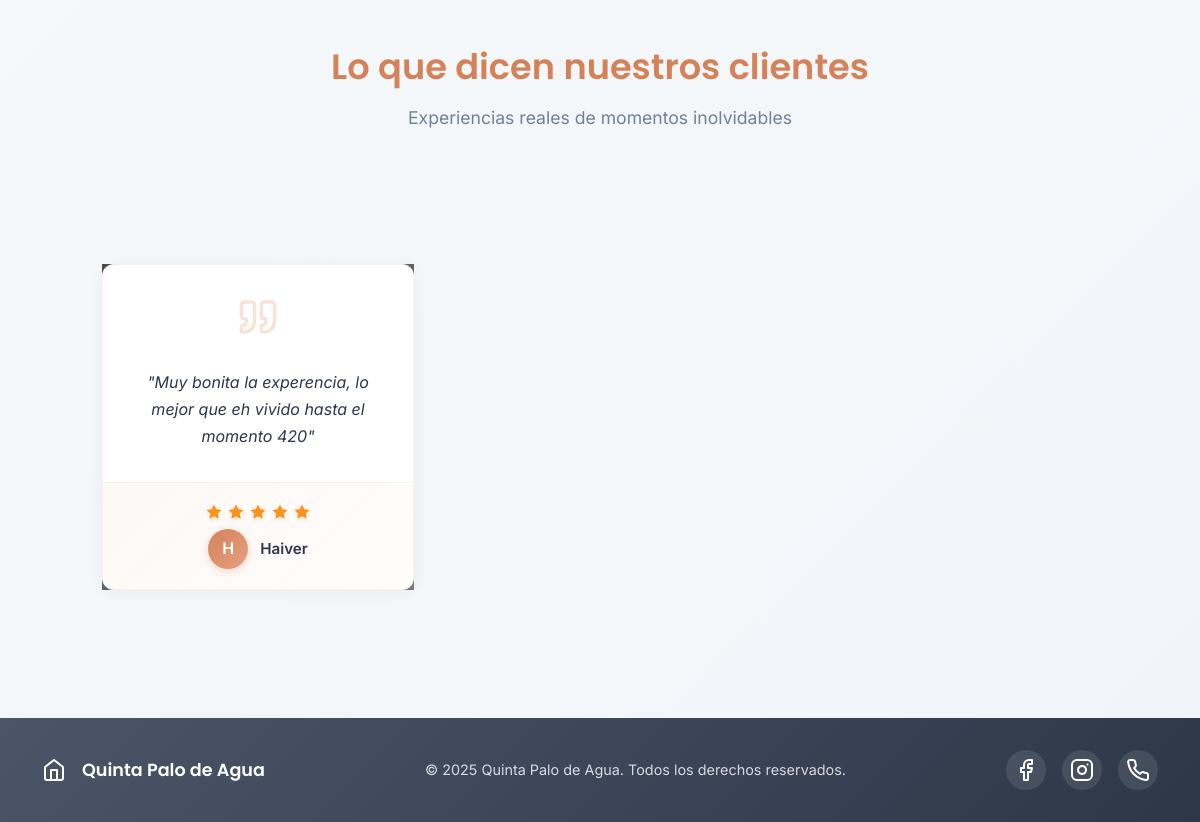
The app's page / (lower part), older data.
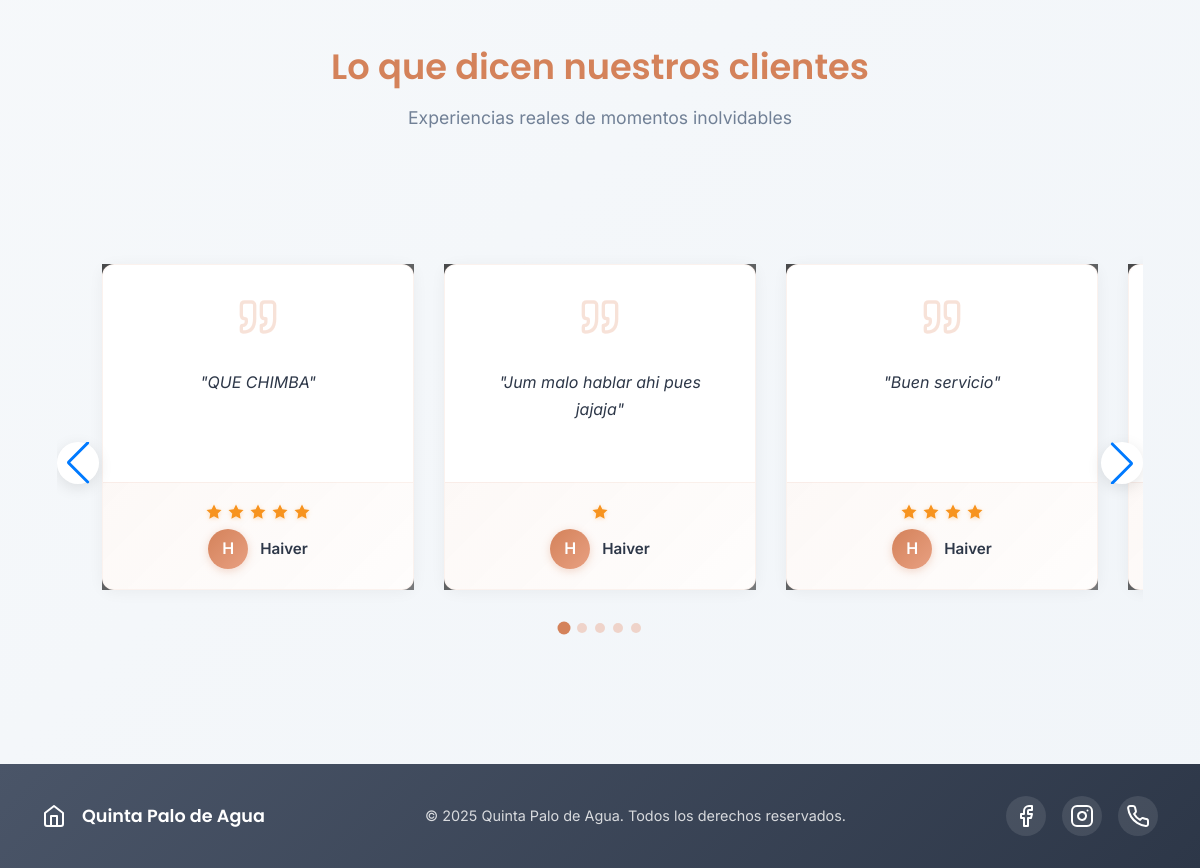
The same page, newer data.
### reservas/models.py (models this page shows, shortened)
class Resena(models.Model):
    reserva = models.OneToOneField(Reserva, on_delete=models.CASCADE, related_name='resena')
    usuario = models.ForeignKey(User, on_delete=models.CASCADE)
    calificacion = models.PositiveIntegerField(choices=[(i, f'{i} estrellas') for i in range(1, 6)])
    comentario = models.TextField(max_length=500)
    fecha_creacion = models.DateTimeField(auto_now_add=True)
    aprobada = models.BooleanField(default=False)
    class Meta:
        ordering = ['-fecha_creacion']

### core/views.py (the view)
# urls.py: path('', views.index, name='index'), # La '' significa la raíz (página de inicio)
def index(request):
    if request.user.is_authenticated:
        return redirect('login_redirect')
    todas_las_resenas = Resena.objects.filter(aprobada=True).order_by('-fecha_creacion')
    context = {
        'resenas': todas_las_resenas
    }
    return render(request, 'core/index.html', context)

### templates/core/index.html (shortened to what this page needs)
{% extends 'base.html' %}
{% load static %}
{% block content %}
{% if resenas %}
<div class="container my-5">
    <div class="row text-center mb-5">
        <div class="col">
            <h2 class="section-title">Lo que dicen nuestros clientes</h2>
            <p class="section-subtitle">Experiencias reales de momentos inolvidables</p>
        </div>
    </div>
    <div class="testimonials-container">
        <div class="swiper testimonials-slider">
            <div class="swiper-wrapper">
                {% for resena in resenas %}
                <div class="swiper-slide">
                    <div class="card card-custom testimonial-card">
                        <div class="card-body">
                            <div class="quote-icon mb-3">
                            </div>
                            <p class="testimonial-text">"{{ resena.comentario }}"</p>
                        </div>
                        <div class="card-footer">
                            <div class="stars mb-2">
                                {% for i in "x"|ljust:resena.calificacion %}
                                <svg class="star-icon" xmlns="http://www.w3.org/2000/svg" width="18" height="18" viewBox="0 0 24 24" fill="currentColor">
                                    <polygon points="12 2 15.09 8.26 22 9.27 17 14.14 18.18 21.02 12 17.77 5.82 21.02 7 14.14 2 9.27 8.91 8.26 12 2"></polygon>
                                </svg>
                                {% endfor %}
                            </div>
                            <div class="testimonial-author">
                                <div class="author-avatar">
                                    {{ resena.usuario.first_name|default:resena.usuario.username|slice:":1"|upper }}
                                </div>
                                <span class="author-name">{{ resena.usuario.first_name|default:resena.usuario.username }}</span>
                            </div>
                        </div>
                    </div>
                </div>
                {% endfor %}
            </div>
            <div class="swiper-pagination"></div>
            <div class="swiper-button-prev"></div>
            <div class="swiper-button-next"></div>
        </div>
    </div>
</div>
{% endif %}
{% endblock %}

Row changes from the older to the newer data that the page shows:
removed Resena: comentario "Muy bonita la experencia, lo mejor que eh vivido hasta el momento 420", calificacion 5 (drawn), usuario.first_name "H", usuario.first_name "Haiver"
added Resena: comentario "QUE CHIMBA", calificacion 5 (drawn), usuario.first_name "H", usuario.first_name "Haiver"
added Resena: comentario "Jum malo hablar ahi pues jajaja", calificacion 1 (drawn), usuario.first_name "H", usuario.first_name "Haiver"
added Resena: comentario "Buen servicio", calificacion 4 (drawn), usuario.first_name "H", usuario.first_name "Haiver"
